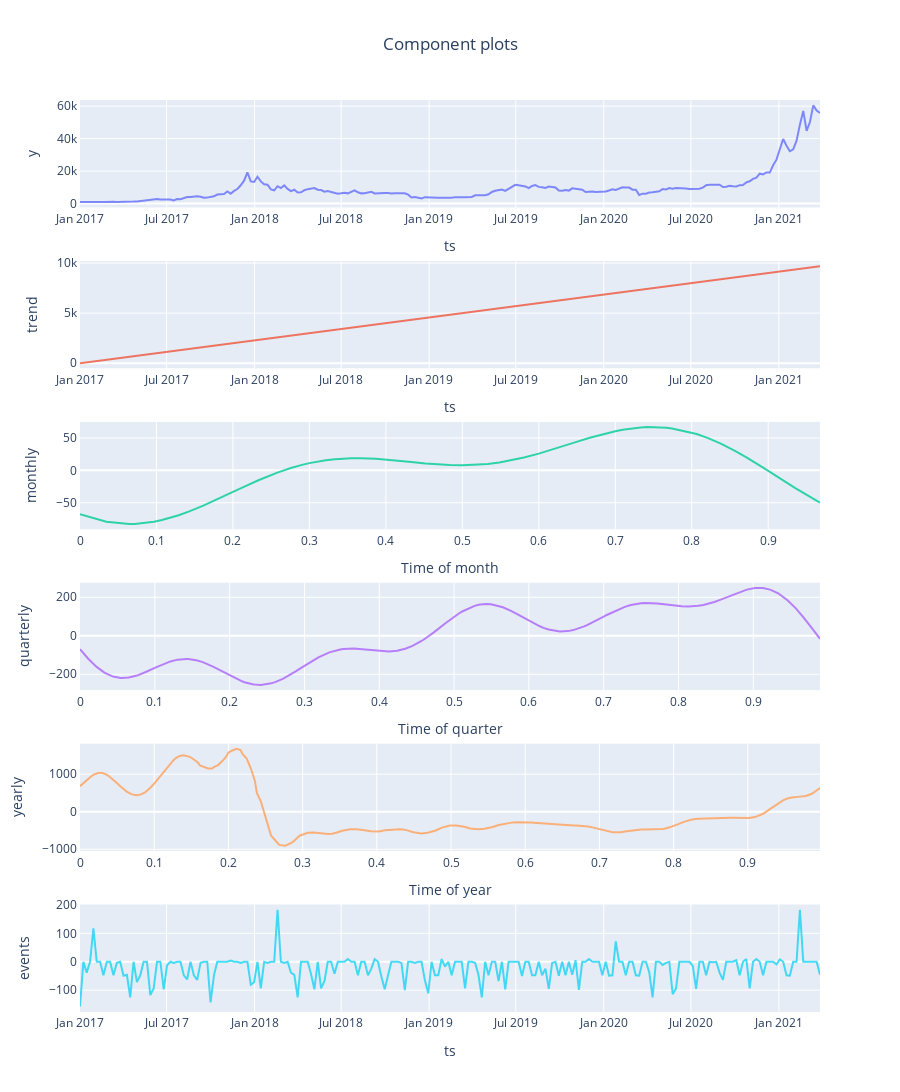

Notebook cell for this chart:
### Markdown cell above
<p style="font-size:15px;color:#1C37A6;"> This plot shows how your dataset’s trend, event/holiday, seasonality patterns are handled in the model.</p>

### Code cell
fig = forecast.plot_components().show()

### Figure 1 — Plotly figure (JSON) as saved in the notebook; plotly's stock layout.template omitted (floating-point values rounded to 4 significant figures; data arrays with more than 128 entries replaced by an {"elided": "..."} marker saying what was removed)
{"data": [{"mode": "lines", "name": "y", "opacity": 0.8, "showlegend": false, "type": "scatter", "x": {"elided": "222 str values"}, "xaxis": "x", "y": {"elided": "222 float values"}, "yaxis": "y"}, {"mode": "lines", "name": "trend", "opacity": 0.8, "showlegend": false, "type": "scatter", "x": {"elided": "222 str values"}, "xaxis": "x2", "y": {"elided": "222 float values"}, "yaxis": "y2"}, {"mode": "lines", "name": "MONTHLY_SEASONALITY", "opacity": 0.8, "showlegend": false, "type": "scatter", "x": [0, 0.03226, 0.03333, 0.03448, 0.06452, 0.06667, 0.07143, 0.09677, 0.1, 0.1071, 0.129, 0.1333, 0.1429, 0.1613, 0.1667, 0.1935, 0.2, 0.2143, 0.2258, 0.2333, 0.2581, 0.2667, 0.2759, 0.2903, 0.3, 0.3214, 0.3226, 0.3333, 0.3548, 0.3571, 0.3667, 0.3871, 0.3929, 0.4, 0.4194, 0.4333, 0.4516, 0.4643, 0.4667, 0.4839, 0.5, 0.5161, 0.5172, 0.5333, 0.5484, 0.5667, 0.5714, 0.5806, 0.6, 0.6071, 0.6129, 0.6333, 0.6429, 0.6452, 0.6667, 0.6774, 0.7, 0.7097, 0.7143, 0.7333, 0.7419, 0.7586, 0.7667, 0.7742, 0.8, 0.8065, 0.8214, 0.8333, 0.8387, 0.8571, 0.8667, 0.871, 0.8929, 0.9, 0.9032, 0.9333, 0.9355, 0.9643, 0.9667, 0.9677], "xaxis": "x3", "y": [-67.56, -78.93, -79.19, -79.45, -82.89, -82.88, -82.74, -79.37, -78.63, -76.78, -69.3, -67.55, -63.38, -54.4, -51.59, -36.9, -33.3, -25.4, -19.21, -15.31, -3.542, 0.06805, 3.608, 8.454, 11.18, 15.7, 15.88, 17.31, 18.72, 18.76, 18.74, 17.76, 17.3, 16.63, 14.48, 12.78, 10.66, 9.414, 9.212, 8.123, 7.824, 8.362, 8.433, 9.954, 12.24, 16.12, 17.32, 19.84, 25.9, 28.35, 30.39, 37.95, 41.54, 42.4, 50.25, 53.89, 60.45, 62.68, 63.59, 66.25, 66.79, 66.59, 65.86, 64.8, 58.33, 56.04, 49.73, 43.77, 40.83, 29.67, 23.35, 20.39, 4.544, -0.8165, -3.254, -25.97, -27.55, -47.6, -49.13, -49.81], "yaxis": "y3"}, {"mode": "lines", "name": "QUARTERLY_SEASONALITY", "opacity": 0.8, "showlegend": false, "type": "scatter", "x": {"elided": "180 float values"}, "xaxis": "x4", "y": {"elided": "180 float values"}, "yaxis": "y4"}, {"mode": "lines", "name": "YEARLY_SEASONALITY", "opacity": 0.8, "showlegend": false, "type": "scatter", "x": {"elided": "222 float values"}, "xaxis": "x5", "y": {"elided": "222 float values"}, "yaxis": "y5"}, {"mode": "lines", "name": "events", "opacity": 0.8, "showlegend": false, "type": "scatter", "x": {"elided": "222 str values"}, "xaxis": "x6", "y": {"elided": "222 float values"}, "yaxis": "y6"}], "layout": {"height": 2100, "showlegend": true, "title": {"text": "Component plots", "x": 0.5}, "xaxis": {"anchor": "y", "domain": [0, 1], "mirror": true, "showline": true, "title": {"text": "ts"}}, "xaxis2": {"anchor": "y2", "domain": [0, 1], "mirror": true, "showline": true, "title": {"text": "ts"}}, "xaxis3": {"anchor": "y3", "domain": [0, 1], "mirror": true, "showline": true, "title": {"text": "Time of month"}}, "xaxis4": {"anchor": "y4", "domain": [0, 1], "mirror": true, "showline": true, "title": {"text": "Time of quarter"}}, "xaxis5": {"anchor": "y5", "domain": [0, 1], "mirror": true, "showline": true, "title": {"text": "Time of year"}}, "xaxis6": {"anchor": "y6", "domain": [0, 1], "mirror": true, "showline": true, "title": {"text": "ts"}}, "yaxis": {"anchor": "x", "domain": [0.8819, 1], "mirror": true, "showline": true, "title": {"text": "y"}}, "yaxis2": {"anchor": "x2", "domain": [0.7056, 0.8236], "mirror": true, "showline": true, "title": {"text": "trend"}}, "yaxis3": {"anchor": "x3", "domain": [0.5292, 0.6472], "mirror": true, "showline": true, "title": {"text": "monthly"}}, "yaxis4": {"anchor": "x4", "domain": [0.3528, 0.4708], "mirror": true, "showline": true, "title": {"text": "quarterly"}}, "yaxis5": {"anchor": "x5", "domain": [0.1764, 0.2944], "mirror": true, "showline": true, "title": {"text": "yearly"}}, "yaxis6": {"anchor": "x6", "domain": [0, 0.1181], "mirror": true, "showline": true, "title": {"text": "events"}}}}
